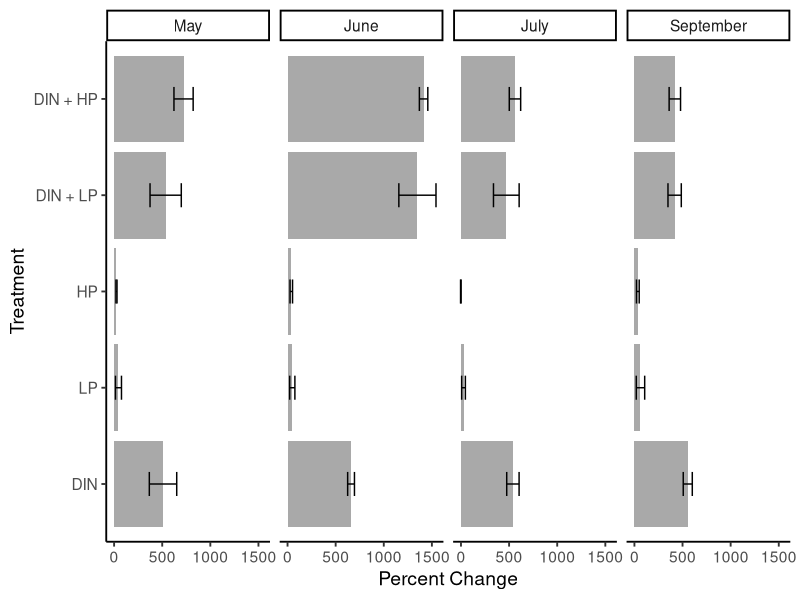

Here is the R script that generated this plot:
#2024-02-16
#barplots for all bioassay with and without transformed data

library(tidyverse)
library(dplyr)
library(lubridate)
library(readxl)
library(ggplot2)
library(car)
library(rstatix)


pc = read_excel("data/2024-02-20_Percent_change_data.xlsx", sheet = "2")

glimpse(pc)

########################################total chl a

pc_1 = pc %>%
  select("Bioassay_3", "Treatment_3", "Total_Chl_a_4")

glimpse(pc_1)

summary_data = pc_1 %>%
  group_by(Bioassay_3, Treatment_3) %>%
  summarise(
    mean = mean(Total_Chl_a_4),
    sd = sd(Total_Chl_a_4, na.rm = TRUE),
  ) %>%
  na.omit()

print(summary_data, n = 22)

summary_data$Bioassay_3 = factor(summary_data$Bioassay_3, levels=c("May", "June", "July", "September")) 

total_chl_a_pc = ggplot(data = summary_data, 
                                  aes(x = mean, y = fct_relevel(Treatment_3, "DIN", "LP", "HP", "DIN_LP", "DIN_HP"))) + 
  geom_col(aes(x = mean,
               y = fct_relevel(Treatment_3, "DIN", "LP", "HP", "DIN_LP", "DIN_HP")),
           fill = "darkgrey",
           data = summary_data) +  
  geom_errorbar(aes(x = mean,
                    y = fct_relevel(Treatment_3, "DIN", "LP", "HP", "DIN_LP", "DIN_HP"), 
                    xmin = mean-sd, 
                    xmax = mean+sd,
                    width = 0.25),
                data = summary_data) +
  xlab("Percent Change") +
  ylab("Treatment") +
  scale_y_discrete(labels= c("DIN" = "DIN", "LP" = "LP", "HP" = "HP", "DIN_LP" = "DIN + LP", "DIN_HP" = "DIN + HP")) +
  theme_classic(base_size = 14) +
  facet_wrap(~Bioassay_3, nrow = 1)

ggsave(total_chl_a_pc, filename = "figures/Percent_Change_horizontal/total_chl_a_pc.png",
       device = "png", height = 12, width = 15)


aov1 = aov(Total_Chl_a_4 ~ factor(Treatment_3) + factor(Bioassay_3), data = pc_1)
summary(aov1)

aov1.2 = aov(Total_Chl_a_4 ~ factor(Treatment_3) + factor(Bioassay_3) + Treatment_3:Bioassay_3, data = pc_1)
summary(aov1.2)
